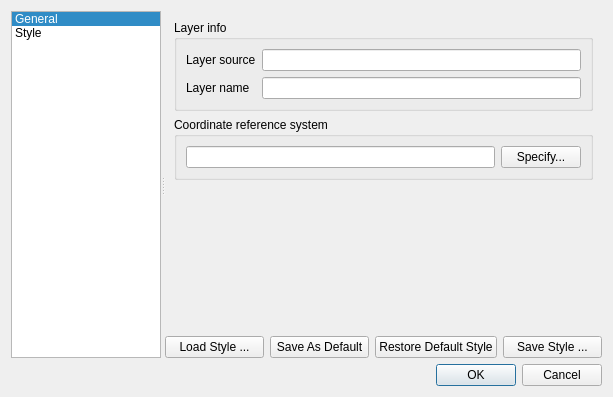
<?xml version="1.0" encoding="UTF-8"?>
<ui version="4.0">
 <class>Dialog</class>
 <widget class="QDialog" name="Dialog">
  <property name="geometry">
   <rect>
    <x>0</x>
    <y>0</y>
    <width>613</width>
    <height>397</height>
   </rect>
  </property>
  <property name="windowTitle">
   <string>Layer Properties</string>
  </property>
  <layout class="QVBoxLayout" name="verticalLayout">
   <item>
    <widget class="QSplitter" name="mOptionsSplitter">
     <property name="orientation">
      <enum>Qt::Horizontal</enum>
     </property>
     <property name="childrenCollapsible">
      <bool>false</bool>
     </property>
     <widget class="QFrame" name="mOptionsListFrame">
      <property name="minimumSize">
       <size>
        <width>0</width>
        <height>0</height>
       </size>
      </property>
      <property name="frameShape">
       <enum>QFrame::NoFrame</enum>
      </property>
      <property name="frameShadow">
       <enum>QFrame::Raised</enum>
      </property>
      <layout class="QVBoxLayout" name="verticalLayout_2">
       <property name="margin">
        <number>0</number>
       </property>
       <item>
        <widget class="QListWidget" name="mOptionsListWidget">
         <property name="minimumSize">
          <size>
           <width>58</width>
           <height>0</height>
          </size>
         </property>
         <property name="maximumSize">
          <size>
           <width>150</width>
           <height>16777215</height>
          </size>
         </property>
         <property name="horizontalScrollBarPolicy">
          <enum>Qt::ScrollBarAlwaysOff</enum>
         </property>
         <property name="editTriggers">
          <set>QAbstractItemView::NoEditTriggers</set>
         </property>
         <property name="iconSize">
          <size>
           <width>32</width>
           <height>32</height>
          </size>
         </property>
         <property name="textElideMode">
          <enum>Qt::ElideNone</enum>
         </property>
         <property name="resizeMode">
          <enum>QListView::Adjust</enum>
         </property>
         <property name="wordWrap">
          <bool>true</bool>
         </property>
         <property name="currentRow">
          <number>0</number>
         </property>
         <item>
          <property name="text">
           <string>General</string>
          </property>
          <property name="toolTip">
           <string>General</string>
          </property>
          <property name="icon">
           <iconset resource="D:/QGIS/QGIS-release-2_4/images/images.qrc">
            <normaloff>:/images/themes/default/propertyicons/general.svg</normaloff>:/images/themes/default/propertyicons/general.svg</iconset>
          </property>
         </item>
         <item>
          <property name="text">
           <string>Style</string>
          </property>
          <property name="toolTip">
           <string>Style</string>
          </property>
          <property name="icon">
           <iconset resource="D:/QGIS/QGIS-release-2_4/images/images.qrc">
            <normaloff>:/images/themes/default/propertyicons/symbology.png</normaloff>:/images/themes/default/propertyicons/symbology.png</iconset>
          </property>
         </item>
        </widget>
       </item>
      </layout>
     </widget>
     <widget class="QFrame" name="mOptionsFrame">
      <property name="sizePolicy">
       <sizepolicy hsizetype="Expanding" vsizetype="Preferred">
        <horstretch>1</horstretch>
        <verstretch>0</verstretch>
       </sizepolicy>
      </property>
      <property name="frameShape">
       <enum>QFrame::NoFrame</enum>
      </property>
      <property name="frameShadow">
       <enum>QFrame::Raised</enum>
      </property>
      <layout class="QVBoxLayout" name="verticalLayout_3">
       <property name="margin">
        <number>0</number>
       </property>
       <item>
        <widget class="QStackedWidget" name="stackedWidget">
         <property name="currentIndex">
          <number>0</number>
         </property>
         <widget class="QWidget" name="page_3">
          <layout class="QVBoxLayout" name="verticalLayout_6">
           <item>
            <widget class="QGroupBox" name="groupBox_3">
             <property name="title">
              <string>Layer info</string>
             </property>
             <layout class="QGridLayout" name="gridLayout_2">
              <item row="0" column="0">
               <widget class="QLabel" name="lblLayerSource">
                <property name="text">
                 <string>Layer source</string>
                </property>
               </widget>
              </item>
              <item row="0" column="1">
               <widget class="QLineEdit" name="txtLayerSource">
                <property name="enabled">
                 <bool>true</bool>
                </property>
                <property name="readOnly">
                 <bool>true</bool>
                </property>
               </widget>
              </item>
              <item row="1" column="0">
               <widget class="QLabel" name="textLabel3">
                <property name="text">
                 <string>Layer name</string>
                </property>
               </widget>
              </item>
              <item row="1" column="1">
               <widget class="QLineEdit" name="txtLayerName">
                <property name="enabled">
                 <bool>true</bool>
                </property>
                <property name="readOnly">
                 <bool>true</bool>
                </property>
               </widget>
              </item>
             </layout>
            </widget>
           </item>
           <item>
            <widget class="QGroupBox" name="groupBox_2">
             <property name="title">
              <string>Coordinate reference system</string>
             </property>
             <layout class="QVBoxLayout" name="verticalLayout_7">
              <item>
               <layout class="QHBoxLayout" name="horizontalLayout_6">
                <item>
                 <widget class="QLineEdit" name="txtCrs">
                  <property name="minimumSize">
                   <size>
                    <width>100</width>
                    <height>0</height>
                   </size>
                  </property>
                  <property name="readOnly">
                   <bool>true</bool>
                  </property>
                 </widget>
                </item>
                <item>
                 <widget class="QPushButton" name="btnCrsSelect">
                  <property name="toolTip">
                   <string>Specify the coordinate reference system of the layer's geometry.</string>
                  </property>
                  <property name="whatsThis">
                   <string>Specify the coordinate reference system of the layer's geometry.</string>
                  </property>
                  <property name="text">
                   <string>Specify...</string>
                  </property>
                 </widget>
                </item>
               </layout>
              </item>
             </layout>
            </widget>
           </item>
           <item>
            <spacer name="verticalSpacer">
             <property name="orientation">
              <enum>Qt::Vertical</enum>
             </property>
             <property name="sizeHint" stdset="0">
              <size>
               <width>20</width>
               <height>40</height>
              </size>
             </property>
            </spacer>
           </item>
          </layout>
         </widget>
         <widget class="QWidget" name="page_4">
          <layout class="QHBoxLayout" name="horizontalLayout_5"/>
         </widget>
        </widget>
       </item>
       <item>
        <layout class="QHBoxLayout" name="_2" stretch="0,0,0,0">
         <property name="sizeConstraint">
          <enum>QLayout::SetDefaultConstraint</enum>
         </property>
         <item>
          <widget class="QPushButton" name="btnLoadStyle">
           <property name="minimumSize">
            <size>
             <width>70</width>
             <height>0</height>
            </size>
           </property>
           <property name="text">
            <string>Load Style ...</string>
           </property>
          </widget>
         </item>
         <item>
          <widget class="QPushButton" name="btnSaveDefault">
           <property name="text">
            <string>Save As Default</string>
           </property>
          </widget>
         </item>
         <item>
          <widget class="QPushButton" name="btnRestoreDefalut">
           <property name="text">
            <string>Restore Default Style</string>
           </property>
          </widget>
         </item>
         <item>
          <widget class="QPushButton" name="btnSaveStyleAs">
           <property name="minimumSize">
            <size>
             <width>70</width>
             <height>0</height>
            </size>
           </property>
           <property name="text">
            <string>Save Style ...</string>
           </property>
          </widget>
         </item>
        </layout>
       </item>
      </layout>
     </widget>
    </widget>
   </item>
   <item>
    <widget class="QDialogButtonBox" name="buttonBox">
     <property name="orientation">
      <enum>Qt::Horizontal</enum>
     </property>
     <property name="standardButtons">
      <set>QDialogButtonBox::Cancel|QDialogButtonBox::Ok</set>
     </property>
    </widget>
   </item>
  </layout>
 </widget>
 <resources>
  <include location="D:/QGIS/QGIS-release-2_4/images/images.qrc"/>
 </resources>
 <connections>
  <connection>
   <sender>buttonBox</sender>
   <signal>accepted()</signal>
   <receiver>Dialog</receiver>
   <slot>accept()</slot>
   <hints>
    <hint type="sourcelabel">
     <x>248</x>
     <y>254</y>
    </hint>
    <hint type="destinationlabel">
     <x>157</x>
     <y>274</y>
    </hint>
   </hints>
  </connection>
  <connection>
   <sender>buttonBox</sender>
   <signal>rejected()</signal>
   <receiver>Dialog</receiver>
   <slot>reject()</slot>
   <hints>
    <hint type="sourcelabel">
     <x>316</x>
     <y>260</y>
    </hint>
    <hint type="destinationlabel">
     <x>286</x>
     <y>274</y>
    </hint>
   </hints>
  </connection>
 </connections>
</ui>
